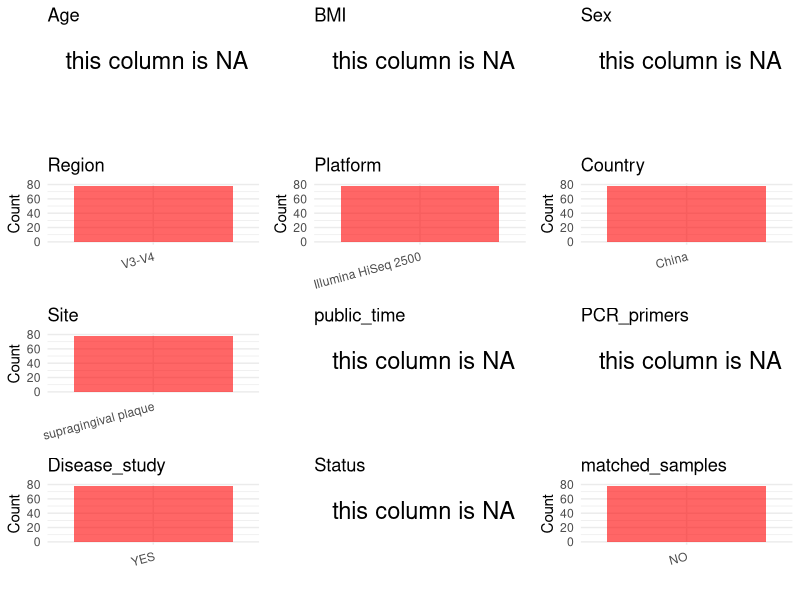

The R script that drew this image: (Note: this script raises an error after producing the figure.)
## ---- chunk 1
# Load necessary libraries
library(dplyr)
library(ggplot2)
library(cowplot)
library(readxl)

# Set working directory (update this path to your local directory)
setwd("/home/dongbiao/word_embedding_microbiome/all_data/oral/global-oral-microbiome/data/projects/CNP0002325")

# Read the initial metadata files
initial_meta<-read.csv("metadata_CNP0002325_experiment.tsv", sep = "\t")

head(initial_meta)
## ---- chunk 2
# Create a uniform metadata dataframe
metadata <- data.frame(
  BioProject = initial_meta$project_accession,
  Run = initial_meta$sample_accession,
  sample_name = initial_meta$sample_name,
  Age = NA,
  BMI = NA,
  Sex=NA,
  Region = "V3-V4",
  Platform = initial_meta$instrument_model,
  Country = "China",
  Site = "supragingival plaque",
  public_time = NA,
  stringsAsFactors = FALSE
)
metadata<-unique(metadata)
## ---- chunk 3
# Add information obtained from the publication
metadata$PCR_primers <- NA
metadata$title <- "From Mouth to Brain: Distinct Supragingival Plaque Microbiota Composition in Cerebral Palsy Children With Caries"
metadata$Disease_study <- "YES"

# Assign disease status based on sample_name patterns
metadata$Status <- NA
metadata$matched_samples <- "NO"
## ---- chunk 4
# Check the number of unique runs and sample names
print(paste("Number of unique runs:", length(unique(metadata$Run))))
print(paste("Number of unique sample names:", length(unique(metadata$sample_name))))
## ---- chunk 5
# Select columns for visualization
plot_data <- metadata %>%
  select(-BioProject, -Run, -sample_name, -title)

# Function to create simple plots for each column
create_simple_plots <- function(data) {
  plots <- list()
  
  for (col in colnames(data)) {
    # Check if the column is all NA
    if (all(is.na(data[[col]]))) {
      # Create an empty plot with text indicating all NA
      p <- ggplot() +
        annotate("text", x = 0.5, y = 0.5, label = "this column is NA", size = 6) +
        labs(title = col) +
        theme_void()
    } else if (is.numeric(data[[col]])) {
      # Numeric variable: histogram
      p <- ggplot(data, aes(x = .data[[col]])) +
        geom_histogram(fill = "blue", alpha = 0.6, bins = 20, na.rm = TRUE) +
        labs(title = col) +
        theme_minimal()
    } else {
      # Categorical variable: bar plot (remove NA values)
      count_data <- as.data.frame(table(data[[col]], useNA = "ifany"))
      p <- ggplot(count_data, aes(x = reorder(Var1, -Freq), y = Freq)) +
        geom_col(fill = "red", alpha = 0.6) +
        labs(title = col, x = NULL, y = "Count") +
        theme_minimal() +
        theme(axis.text.x = element_text(angle = 15, hjust = 1))
    }
    plots[[col]] <- p
  }
  
  return(plots)
}

# Generate and arrange plots
plots <- create_simple_plots(plot_data)
p<-plot_grid(plots$Age, 
          plots$BMI, 
          plots$Sex, 
          plots$Region, 
          plots$Platform, 
          plots$Country, 
          plots$Site,
          plots$public_time, 
          plots$PCR_primers,
          plots$Disease_study,
          plots$Status,
          plots$matched_samples,# add 
          ncol = 3, align = "hv", axis = "lb")
ggsave("Metadata_Summary.png", plot = p, width = 8, height = 6, dpi = 150)
## ---- chunk 6
knitr::include_graphics("Metadata_Summary.png")
## ---- chunk 7
# Reorder columns to match the desired format
metadata <- metadata[, c(
  "BioProject", "Run", "sample_name", "Age", "BMI", "Sex", 
  "Region", "Platform", "Country", "Site", "public_time", 
  "PCR_primers", "title", "Disease_study", "Status","matched_samples"
)]

# Export the uniform metadata to a CSV file
metadata<-unique(metadata)
write.csv(metadata, file = "metadata.csv", quote = TRUE)
head(metadata)
